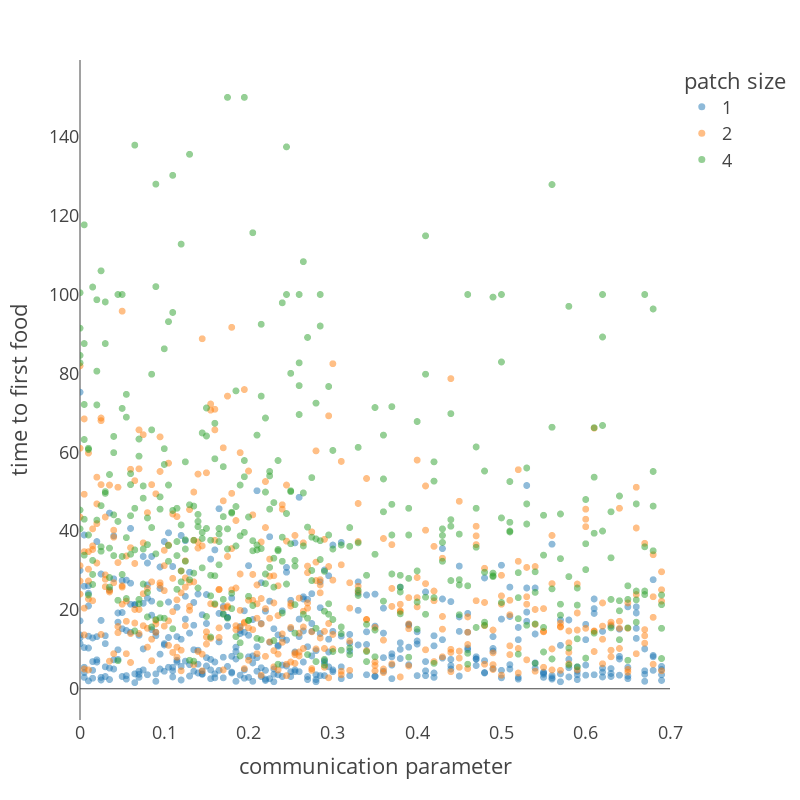

The notebook cell saved with this chart:
### Code cell
color_scale = {
    "1": "red",
    "2": "green",
    "4": "blue",
}

fig_grid45 = px.scatter(
    impactDF_grid45,
    x="c_trust_jittered",
    y="time to first food",
    color="reward_patch_dim",
    template="presentation",
    title="",
    opacity=0.5,
    labels={"c_trust_jittered": "communication parameter", "reward_patch_dim": "patch size"}
)


fig_grid45.update_xaxes(showgrid=False, range = [0, 0.7])
fig_grid45.update_yaxes(showgrid=False)
fig_grid45.update_traces(marker={"size": 7})
fig_grid45.update_layout(
    width=800,
    height=800,
)

### Figure 1 — Plotly figure (JSON) as saved in the notebook; plotly's stock layout.template omitted (floating-point values rounded to 4 significant figures; data arrays with more than 128 entries replaced by an {"elided": "..."} marker saying what was removed)
{"data": [{"hovertemplate": "patch size=1<br>communication parameter=%{x}<br>time to first food=%{y}<extra></extra>", "legendgroup": "1", "marker": {"color": "#1F77B4", "opacity": 0.5, "size": 7, "symbol": "circle"}, "mode": "markers", "name": "1", "showlegend": true, "type": "scattergl", "x": {"elided": "406 float values"}, "xaxis": "x", "y": {"elided": "406 float values"}, "yaxis": "y"}, {"hovertemplate": "patch size=2<br>communication parameter=%{x}<br>time to first food=%{y}<extra></extra>", "legendgroup": "2", "marker": {"color": "#FF7F0E", "opacity": 0.5, "size": 7, "symbol": "circle"}, "mode": "markers", "name": "2", "showlegend": true, "type": "scattergl", "x": {"elided": "406 float values"}, "xaxis": "x", "y": {"elided": "406 float values"}, "yaxis": "y"}, {"hovertemplate": "patch size=4<br>communication parameter=%{x}<br>time to first food=%{y}<extra></extra>", "legendgroup": "4", "marker": {"color": "#2CA02C", "opacity": 0.5, "size": 7, "symbol": "circle"}, "mode": "markers", "name": "4", "showlegend": true, "type": "scattergl", "x": {"elided": "404 float values"}, "xaxis": "x", "y": {"elided": "404 float values"}, "yaxis": "y"}], "layout": {"height": 800, "legend": {"title": {"text": "patch size"}, "tracegroupgap": 0}, "margin": {"t": 60}, "width": 800, "xaxis": {"anchor": "y", "domain": [0, 1], "range": [0, 0.7], "showgrid": false, "title": {"text": "communication parameter"}}, "yaxis": {"anchor": "x", "domain": [0, 1], "showgrid": false, "title": {"text": "time to first food"}}}}
